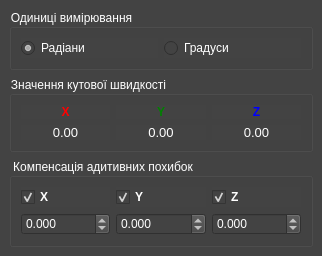
<?xml version="1.0" encoding="UTF-8"?>
<ui version="4.0">
 <class>AngularRateConfig</class>
 <widget class="QWidget" name="AngularRateConfig">
  <property name="geometry">
   <rect>
    <x>0</x>
    <y>0</y>
    <width>322</width>
    <height>240</height>
   </rect>
  </property>
  <property name="windowTitle">
   <string>Form</string>
  </property>
  <property name="styleSheet">
   <string notr="true">color: rgb(255, 255, 255);</string>
  </property>
  <layout class="QHBoxLayout" name="horizontalLayout">
   <property name="leftMargin">
    <number>0</number>
   </property>
   <property name="topMargin">
    <number>0</number>
   </property>
   <property name="rightMargin">
    <number>0</number>
   </property>
   <property name="bottomMargin">
    <number>0</number>
   </property>
   <item>
    <widget class="QWidget" name="accel_widget_2" native="true">
     <property name="styleSheet">
      <string notr="true">background-color: rgb(67, 67, 67);</string>
     </property>
     <layout class="QGridLayout" name="gridLayout_4">
      <item row="1" column="0" colspan="2">
       <widget class="QGroupBox" name="groupBox">
        <property name="title">
         <string>Значення кутової швидкості</string>
        </property>
        <layout class="QGridLayout" name="gridLayout_6">
         <item row="1" column="0">
          <widget class="QLabel" name="lb_gyro_x_value">
           <property name="font">
            <font>
             <pointsize>10</pointsize>
            </font>
           </property>
           <property name="text">
            <string>0.00</string>
           </property>
           <property name="alignment">
            <set>Qt::AlignCenter</set>
           </property>
          </widget>
         </item>
         <item row="1" column="1">
          <widget class="QLabel" name="lb_gyro_y_value">
           <property name="font">
            <font>
             <pointsize>10</pointsize>
            </font>
           </property>
           <property name="text">
            <string>0.00</string>
           </property>
           <property name="alignment">
            <set>Qt::AlignCenter</set>
           </property>
          </widget>
         </item>
         <item row="1" column="2">
          <widget class="QLabel" name="lb_gyro_z_value">
           <property name="font">
            <font>
             <pointsize>10</pointsize>
            </font>
           </property>
           <property name="text">
            <string>0.00</string>
           </property>
           <property name="alignment">
            <set>Qt::AlignCenter</set>
           </property>
          </widget>
         </item>
         <item row="0" column="1">
          <widget class="QLabel" name="label_21">
           <property name="font">
            <font>
             <weight>75</weight>
             <bold>true</bold>
            </font>
           </property>
           <property name="styleSheet">
            <string notr="true">color: green;</string>
           </property>
           <property name="text">
            <string>Y</string>
           </property>
           <property name="alignment">
            <set>Qt::AlignCenter</set>
           </property>
          </widget>
         </item>
         <item row="0" column="0">
          <widget class="QLabel" name="label_22">
           <property name="font">
            <font>
             <weight>75</weight>
             <bold>true</bold>
            </font>
           </property>
           <property name="styleSheet">
            <string notr="true">color: red;</string>
           </property>
           <property name="text">
            <string>X</string>
           </property>
           <property name="alignment">
            <set>Qt::AlignCenter</set>
           </property>
          </widget>
         </item>
         <item row="0" column="2">
          <widget class="QLabel" name="label_23">
           <property name="maximumSize">
            <size>
             <width>546783</width>
             <height>16777215</height>
            </size>
           </property>
           <property name="font">
            <font>
             <weight>75</weight>
             <bold>true</bold>
            </font>
           </property>
           <property name="styleSheet">
            <string notr="true">color: blue;</string>
           </property>
           <property name="text">
            <string>Z</string>
           </property>
           <property name="alignment">
            <set>Qt::AlignCenter</set>
           </property>
          </widget>
         </item>
        </layout>
       </widget>
      </item>
      <item row="2" column="0" colspan="2">
       <widget class="QGroupBox" name="groupBox_2">
        <property name="title">
         <string>Компенсація адитивних похибок</string>
        </property>
        <layout class="QGridLayout" name="gridLayout_7">
         <item row="1" column="0">
          <widget class="QDoubleSpinBox" name="sb_bias_x_gyro">
           <property name="decimals">
            <number>3</number>
           </property>
           <property name="minimum">
            <double>-100.000000000000000</double>
           </property>
           <property name="maximum">
            <double>100.000000000000000</double>
           </property>
           <property name="singleStep">
            <double>0.010000000000000</double>
           </property>
          </widget>
         </item>
         <item row="1" column="2">
          <widget class="QDoubleSpinBox" name="sb_bias_z_gyro">
           <property name="decimals">
            <number>3</number>
           </property>
           <property name="minimum">
            <double>-100.000000000000000</double>
           </property>
           <property name="maximum">
            <double>100.000000000000000</double>
           </property>
           <property name="singleStep">
            <double>0.010000000000000</double>
           </property>
          </widget>
         </item>
         <item row="1" column="1">
          <widget class="QDoubleSpinBox" name="sb_bias_y_gyro">
           <property name="decimals">
            <number>3</number>
           </property>
           <property name="minimum">
            <double>-100.000000000000000</double>
           </property>
           <property name="maximum">
            <double>100.000000000000000</double>
           </property>
           <property name="singleStep">
            <double>0.010000000000000</double>
           </property>
          </widget>
         </item>
         <item row="0" column="0">
          <widget class="QCheckBox" name="cb_accept_gyro_x_bias">
           <property name="maximumSize">
            <size>
             <width>76543</width>
             <height>16777215</height>
            </size>
           </property>
           <property name="font">
            <font>
             <weight>75</weight>
             <bold>true</bold>
            </font>
           </property>
           <property name="text">
            <string>X</string>
           </property>
           <property name="checked">
            <bool>true</bool>
           </property>
          </widget>
         </item>
         <item row="0" column="1">
          <widget class="QCheckBox" name="cb_accept_gyro_y_bias">
           <property name="maximumSize">
            <size>
             <width>9876543</width>
             <height>16777215</height>
            </size>
           </property>
           <property name="font">
            <font>
             <weight>75</weight>
             <bold>true</bold>
            </font>
           </property>
           <property name="text">
            <string>Y</string>
           </property>
           <property name="checked">
            <bool>true</bool>
           </property>
          </widget>
         </item>
         <item row="0" column="2">
          <widget class="QCheckBox" name="cb_accept_gyro_z_bias">
           <property name="maximumSize">
            <size>
             <width>16777215</width>
             <height>16777215</height>
            </size>
           </property>
           <property name="font">
            <font>
             <weight>75</weight>
             <bold>true</bold>
            </font>
           </property>
           <property name="text">
            <string>Z</string>
           </property>
           <property name="checked">
            <bool>true</bool>
           </property>
          </widget>
         </item>
        </layout>
       </widget>
      </item>
      <item row="0" column="0" colspan="2">
       <widget class="QGroupBox" name="groupBox_4">
        <property name="title">
         <string>Одиниці вимірювання</string>
        </property>
        <layout class="QHBoxLayout" name="horizontalLayout_5">
         <item>
          <widget class="QRadioButton" name="rb_radians">
           <property name="text">
            <string>Радіани</string>
           </property>
           <property name="checked">
            <bool>true</bool>
           </property>
          </widget>
         </item>
         <item>
          <widget class="QRadioButton" name="rb_degrees">
           <property name="text">
            <string>Градуси</string>
           </property>
          </widget>
         </item>
        </layout>
       </widget>
      </item>
     </layout>
    </widget>
   </item>
  </layout>
 </widget>
 <resources/>
 <connections/>
</ui>
